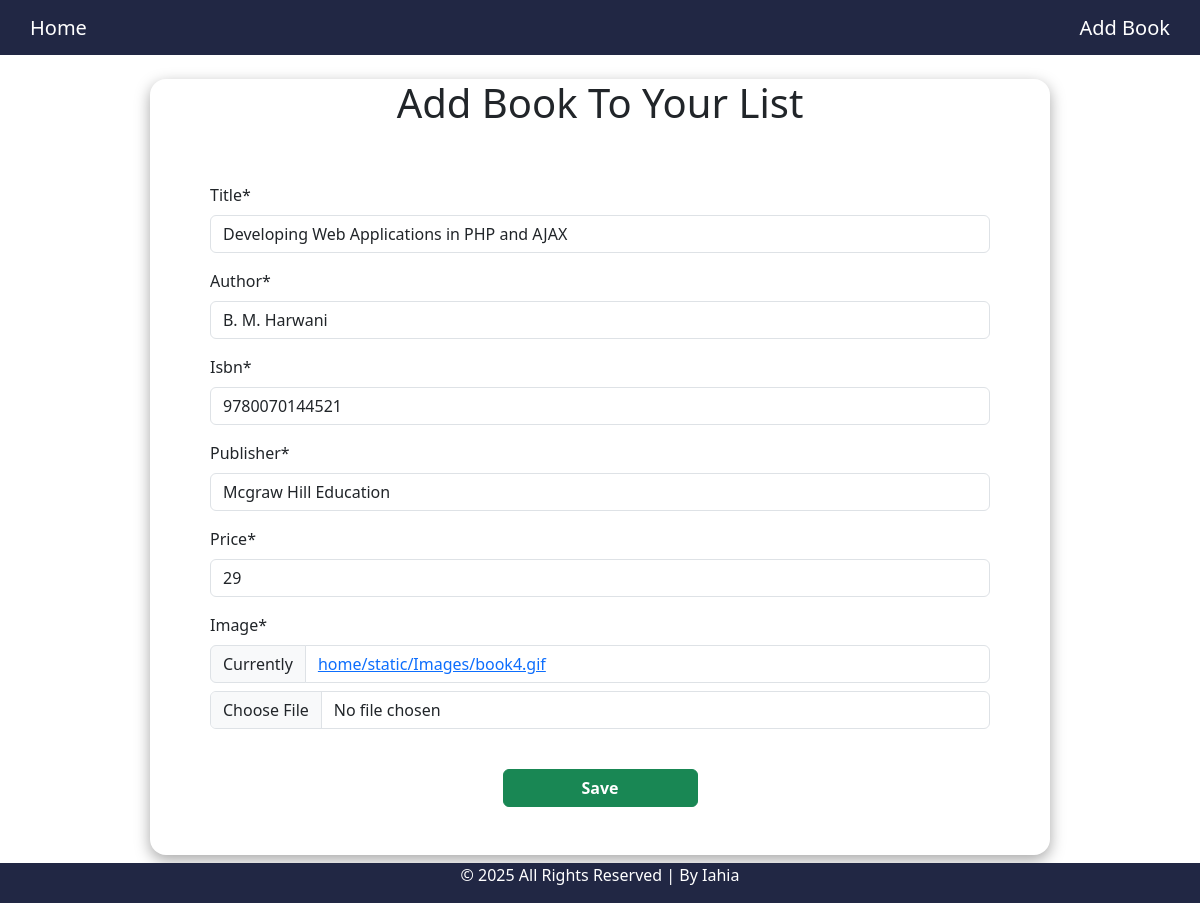
Screenshot of /update/6/ with the database file from the repository.
### home/models.py (models this page shows, shortened)
class book(models.Model):
    title = models.CharField(max_length=100)
    author = models.CharField(max_length=100)
    isbn = models.CharField(max_length=100)
    publisher = models.CharField(max_length=100 , null=True)
    price = models.IntegerField()
    image = models.ImageField(upload_to='home/static/Images', default='book_images/default.jpg')
    created_at = models.DateTimeField(auto_now_add=True)
    updated_at = models.DateTimeField(auto_now=True)

### home/views.py (the view)
# urls.py: path('update/<int:id>/' , views.updateBook , name='updateBook'),
def updateBook(request , id=id):
    book  = models.book.objects.get(id=id)
    form = forms.bookForm(instance=book)
    if request.method == 'POST':
        form = forms.bookForm(request.POST , request.FILES , instance=book)
        if form.is_valid():
            form.save()
            return redirect('home')
    return render(request , 'add.html' , {'form': form , "edit": True})

### home/forms.py
class bookForm(forms.ModelForm):
    class Meta:
        model = models.book
        fields = ['title', 'author' , 'isbn' , 'publisher' , 'price', 'image']

### home/templates/add.html (shortened to what this page needs)
{% extends 'base.html' %}
{% block content %}
<div class="fullform">
    <div class="container w-75 m-auto rounded-4 my-4 mb-5" style="box-shadow: rgba(0, 0, 0, 0.35) 0px 5px 15px;">
        <h1 class="text-center">Add Book To Your List</h1>
        <form class=" p-5 " method="post" enctype="multipart/form-data">
            {% load crispy_forms_tags %}
            {{ form | crispy }}
            <div class="d-flex justify-content-center pt-4">
                <button type="submit" class="btn btn-success w-25 text-center fw-bold">Save</button>
            </div>
        </form>
    </div>
</div>
{% endblock %}

### rows the page displays
book: title "Developing Web Applications in PHP and AJAX", author "B. M. Harwani", isbn "9780070144521", publisher "Mcgraw Hill Education", price "29"
